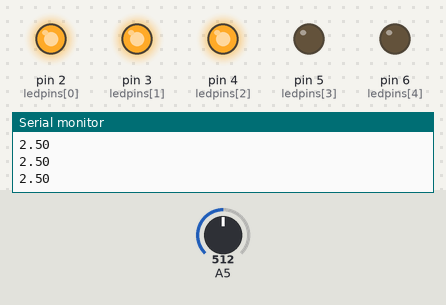
Recording of a sketch running on a simulated Arduino Uno, built with avr-gcc and run on an emulated ATmega328P. On the bench: output pins drawn as LEDs (lit = HIGH), the last lines printed to the serial monitor. The test bench sets the inputs (shaded band); at power-on: A5 = 512.

Above: at 1.2 s.
1.3 s: A5 set to 601
2.8 s: A5 set to 624
At 3.1 s:
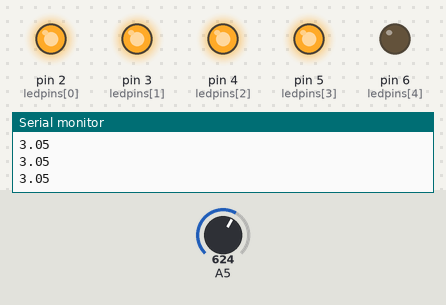
4.3 s: A5 set to 802
5.8 s: A5 set to 833
At 6.7 s:
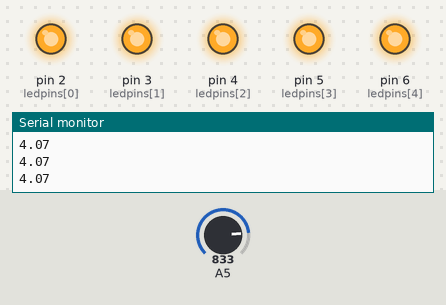
7.3 s: A5 set to 306
At 7.7 s:
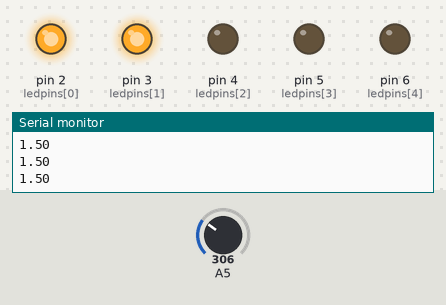
8.8 s: A5 set to 402
10.3 s: A5 set to 422
At 11.3 s:
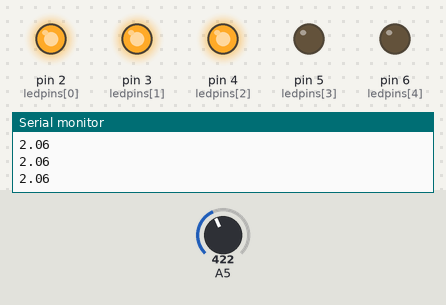
Timing chart, 0 to 12.8 s (numbered marks = the images above; inputs shaded):
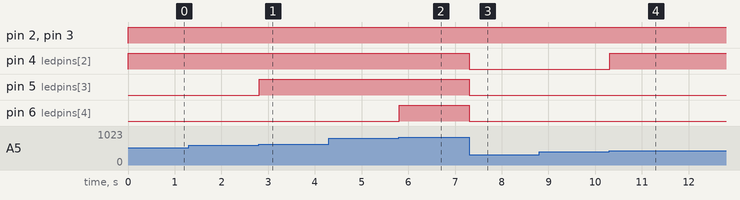

Measured:
- the behaviour switches between 613 and 614 on A5 (found by bisection; images 0 and 1)
- the behaviour switches between 818 and 819 on A5 (found by bisection; images 1 and 2)
- the behaviour switches between 409 and 410 on A5 (found by bisection; images 3 and 4)
- after the input at 2.8 s, pin 5 (ledpins[3]): LOW → HIGH at once
- after the input at 5.8 s, pin 6 (ledpins[4]): LOW → HIGH at once
- after the input at 7.3 s, pin 4 (ledpins[2]), pin 5 (ledpins[3]), pin 6 (ledpins[4]): HIGH → LOW at once
- after the input at 10.3 s, pin 4 (ledpins[2]): LOW → HIGH at once

The sketch:

PotentiometerOutputTracker.ino
```cpp
float volt;
const int LEDs = 5;
int ledpins[LEDs]= {2,3,4,5,6};
void setup()
{
  for(int i=0;i<LEDs;i++){
    pinMode(ledpins[i],OUTPUT);   //Sets the pinmodes of leds to output
    }

  Serial.begin(9600);

}

void loop()
{
  int Read=analogRead(A5);

  //Formula to convert the duty cycle to volts
  volt=(5./1023.)*(Read);

  //Displays volts in serial monitor
  Serial.println(volt);

  for(int i=0;i<LEDs;i++){
    if(i<volt){
    digitalWrite(ledpins[i],HIGH);
    }
    else{
    digitalWrite(ledpins[i],LOW);

    }
  }
  }
  
```
